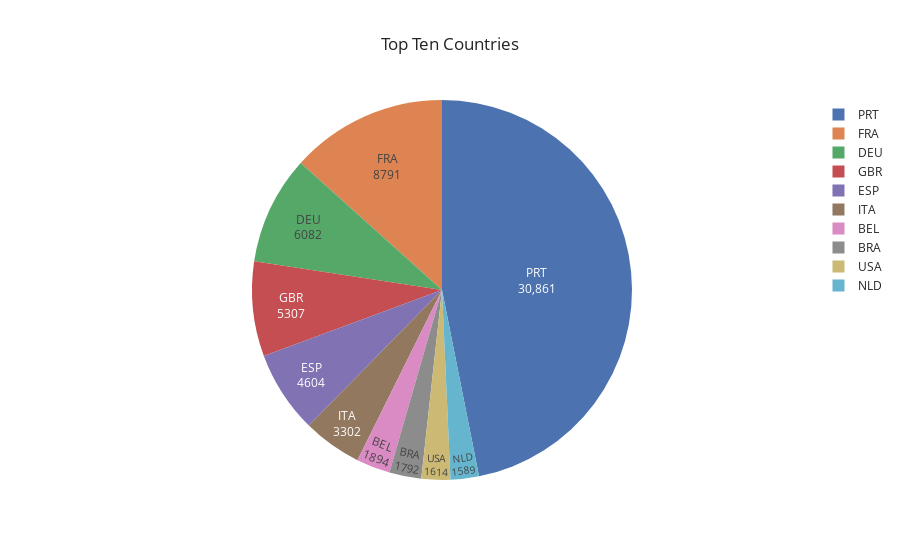

The cell this chart's notebook holds for it:
### Markdown cell above
# Plotting Segmentations

### Code cell
#Customer Demographics Bar Chart
plt.bar(["Adults", "Children", "Babies"],avg_cust)
plt.ylabel("Average Number per Booking")
plt.xlabel("Customer Type")
plt.title("Customer Demographics")
plt.show()

#Booking type Bar Chart
plt.bar(["Transient", "Contract", "Group"],[per_of_transients*100, per_of_contracts*100, per_of_groups*100])
plt.ylabel("Share of total Bookings(%)")
plt.xlabel("Booking Types")
plt.title("Customer Booking Type")
plt.show()

#Distribution Channel Bar Chart
ids = list(top_three_agents.keys())
vals = list(top_three_agents.values())
vals_percentage = [x*100 for x in vals] #to plot in percentages
plt.bar(range(len(top_three_agents)), vals_percentage, tick_label = ids, align = "center")
plt.ylabel("Share of total Distribution(%)")
plt.xlabel("Travel Agencies (No names available thus ids)")
plt.title("Most Bookings by Travel Agencies")
plt.savefig("travel_agencies.png", dpi = 200)
plt.show()

#Country Pie Chart
#Creating a dataframe to plot the pie chart
country_data = list(zip(topten_countries_names, topten_countries_sizes))
country_df = pd.DataFrame(country_data)
country_df.columns = ["Country", "Guest Count"]

fig = px.pie(country_df,
              values="Guest Count",
              names="Country",
              title="Top Ten Countries",
              template="seaborn"
             )
fig.update_traces(textposition='inside', textinfo='value+label')
fig.show()

### Figure 1 — Plotly figure (JSON) as saved in the notebook; plotly's stock layout.template omitted (floating-point values rounded to 4 significant figures)
{"data": [{"domain": {"x": [0, 1], "y": [0, 1]}, "hoverlabel": {"namelength": 0}, "hovertemplate": "Country=%{label}<br>Guest Count=%{value}", "labels": ["PRT", "FRA", "DEU", "GBR", "ESP", "ITA", "BEL", "BRA", "USA", "NLD"], "legendgroup": "", "name": "", "showlegend": true, "textinfo": "value+label", "textposition": "inside", "type": "pie", "values": [30861, 8791, 6082, 5307, 4604, 3302, 1894, 1792, 1614, 1589]}], "layout": {"autosize": true, "legend": {"tracegroupgap": 0}, "title": {"text": "Top Ten Countries"}}}
